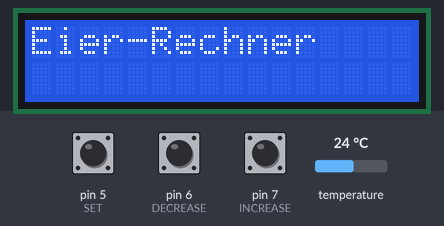
Bench run of a sketch on a simulated Arduino Uno, built with avr-gcc and run on an emulated ATmega328P. Shown: 16×2 character LCD. The test bench sets the inputs (shaded band); at power-on: pin 5 (SET) HIGH, pin 6 (DECREASE) HIGH, pin 7 (INCREASE) HIGH, temperature 24 °C.

Above: at 1.2 s.
1.3 s: pin 5 (SET) pulled LOW for 0.15 s
At 2.7 s:
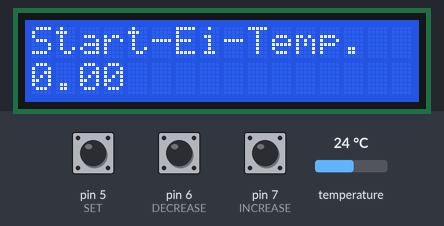
3.0 s: pin 5 (SET) pulled LOW for 1 s
At 4.5 s:
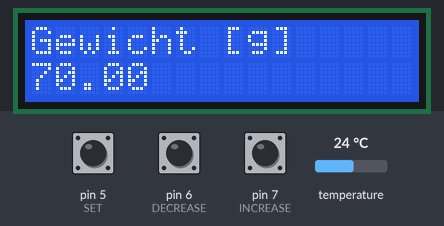
5.5 s: pin 5 (SET) pulled LOW for 0.15 s
At 6.6 s:
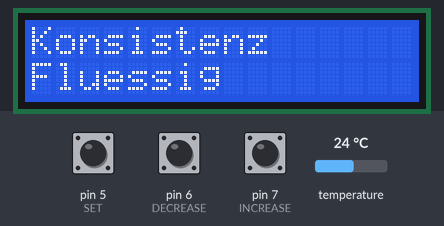
7.1 s: pin 6 (DECREASE) pulled LOW for 0.15 s
At 7.7 s:
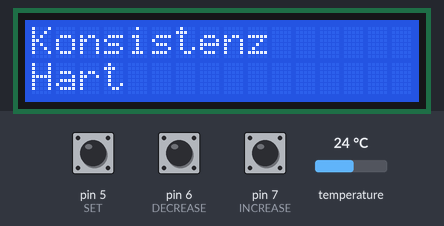
8.7 s: pin 6 (DECREASE) pulled LOW for 1 s
At 10.9 s:
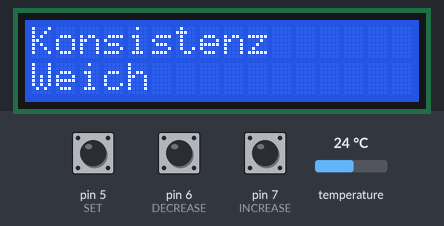
11.2 s: pin 5 (SET) pulled LOW for 3.2 s
At 15.1 s:
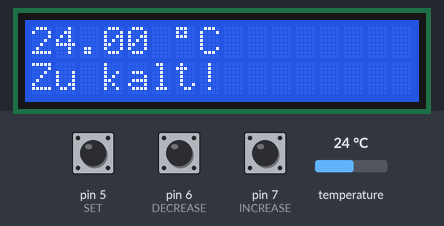
Timing chart, 0 to 16.6 s (numbered marks = the images above; inputs shaded):
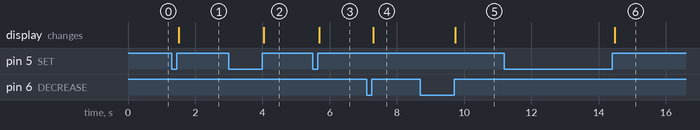

Measured:
- after the input at 1.3 s, the display: changes after 0.21 s (image 1)
- after the input at 3.0 s, the display: changes after 1.0 s (image 2)
- after the input at 5.5 s, the display: changes after 0.19 s (image 3)
- after the input at 7.1 s, the display: changes after 0.19 s (image 4)
- after the input at 8.7 s, the display: changes after 1.0 s (image 5)
- after the input at 11.2 s, the display: changes after 3.3 s (image 6)

The sketch:

eggculator.ino
```cpp
/*
Eier-Rechner

http://newton.ex.ac.uk/teaching/CDHW/egg/
http://www.eierfans.de/eirechner-wie-lange-eier-kochen/

PB, 20170813
*/
#include "Wire.h" // For I2C
#include "LCD.h"  // For LCD
#include "LiquidCrystal_I2C.h"
#include <Bounce2.h>
#include <OneWire.h>
#include <DallasTemperature.h>

#define SET 5
#define INCREASE 7
#define DECREASE 6
#define TEMP_BUS 8

// Set the pins on the I2C chip used for LCD connections
// ADDR,EN,R/W,RS,D4,D5,D6,D7
// Read the following article to find the address
// http://www.electroschematics.com/12459/arduino-i2c-lcd-backpack-introductory-tutorial/
LiquidCrystal_I2C lcd(0x3F,2,1,0,4,5,6,7);

// Prepare buttons
boolean SET_button = false, L_SET = false;
Bounce db_SET_button = Bounce();
boolean DECREASE_button = false, L_DECREASE = false;
Bounce db_DECREASE_button = Bounce();
boolean INCREASE_button = false, L_INCREASE = false;
Bounce db_INCREASE_button = Bounce();

// Variables
int mode = 0;
float m = 70;  // Mass of the egg in [g]
float T_water; // Water temperature [deg C]
float T_start; // User inputs
float L;       // Avg. heat capacity of an egg
float t;       // Required time in [minutes]
float t_sec;   // Fraction of t in [s]

float T_inside[3] = {62, 67, 82}; // Temperature required to achieve a certain texture
char* texture[3] = {"Fluessig        ", "Weich           ", "Hart           "}; // Texture strings
int texture_idx = 0; // Index of selected texture

unsigned long msecs; // Timestamp in [ms]

// Prepare temperature sensor
OneWire onewireTemp(TEMP_BUS);
DallasTemperature temp_sensor(&onewireTemp);


void setup()
{
  // Serial.begin(115200);

  // Avg. heat capacity of an egg
  L = (0.517 * 0.33) + (0.450 * 0.67);

  // Setup LCD module
  lcd.begin (16, 2); // 16 x 2 LCD module
  lcd.setBacklightPin(3, POSITIVE);
  lcd.setBacklight(HIGH);

  // Setup buttons
  pinMode(SET, INPUT_PULLUP);
  digitalWrite(SET, HIGH);
  db_SET_button.attach(SET);
  db_SET_button.interval(5);
  pinMode(DECREASE, INPUT_PULLUP);
  digitalWrite(DECREASE, HIGH);
  db_DECREASE_button.attach(DECREASE);
  db_DECREASE_button.interval(5);
  pinMode(INCREASE, INPUT_PULLUP);
  digitalWrite(INCREASE, HIGH);
  db_INCREASE_button.attach(INCREASE);
  db_INCREASE_button.interval(5);

  //Init temperature sensor
  temp_sensor.begin();
  // Reading a new value takes about 750 ms. To prevent this from blocking the user interface, don't wait for it.
  // Instead manually check whether 750 ms elapsed and update the display if true.
  temp_sensor.setWaitForConversion(false);
  msecs = millis();
}
void loop()
{
  // Poll buttons
  db_SET_button.update();
  SET_button = db_SET_button.rose();
  if(SET_button == true){
    L_SET = true;
    mode++;
    if(mode == 1){
      lcd.clear();
      lcd.home();
      lcd.print("Start-Ei-Temp.  ");
    }
    if(mode == 2){
      lcd.clear();
      lcd.home();
      lcd.print("Gewicht [g]     ");
    }
    if(mode == 3){
      lcd.clear();
      lcd.home();
      lcd.print("Konsistenz      ");
    }
    if(mode == 4){
      // mode 4 obsolete because the temperature is read by DS18b20-Sensor
      mode++;
      //lcd.clear();
      //lcd.home();
      //lcd.print("Wasser-Temp.    ");
    }
    if(mode == 5){
      lcd.clear();
      lcd.home();
      //lcd.print("Zeit [Min:Sec]  ");
    }
    if(mode == 6){
      mode = 0;
      lcd.clear();
      L_SET = false;
    }
  }
  db_DECREASE_button.update();
  DECREASE_button = db_DECREASE_button.rose();
  if(DECREASE_button == true){
    L_DECREASE = true;
  }
  db_INCREASE_button.update();
  INCREASE_button = db_INCREASE_button.rose();
  if(INCREASE_button == true){
    L_INCREASE = true;
  }

  // Handle individual modes
  // Start screen
  if(mode == 0){
    lcd.home();
    lcd.print("Eier-Rechner    ");
  }

  // Input start temperature of the egg
  if(mode == 1){
    if(L_DECREASE){
      L_DECREASE = false;
      T_start--;
    }
    if(L_INCREASE){
      L_INCREASE = false;
      T_start++;
    }
    lcd.setCursor (0,1);
    lcd.print(T_start);
  }

  // Input mass of the egg
  if(mode == 2){
    if(L_DECREASE){
      L_DECREASE = false;
      m--;
    }
    if(L_INCREASE){
      L_INCREASE = false;
      m++;
    }
    lcd.setCursor (0,1);
    lcd.print(m);
  }

  // Select desired texture
  if(mode == 3){
    if(L_DECREASE){
      L_DECREASE = false;
      if(texture_idx == 0){
        texture_idx = 2;
      }
      else{
        texture_idx--;
      }
    }
    if(L_INCREASE){
      L_INCREASE = false;
      if(texture_idx == 2){
        texture_idx = 0;
      }
      else{
        texture_idx++;
      }
    }
    lcd.setCursor (0,1);
    lcd.print(texture[texture_idx]);
  }

  // Ignored
  if(mode == 4){
    // Obsolete, see above
    if(L_DECREASE){
      L_DECREASE = false;
      T_water--;
    }
    if(L_INCREASE){
      L_INCREASE = false;
      T_water++;
    }
    if(T_water <= T_inside[texture_idx]){
      // Formula invalid if T_water is less or equal than T_inside
      T_water = T_inside[texture_idx]+1;
    }
    lcd.setCursor (0,1);
    lcd.print(T_water);
  }

  // Calculate and display result, update when 750 ms are over
  if(mode == 5){
    if(millis() - msecs > 750)
    {
      msecs = millis();
      temp_sensor.requestTemperatures();
      T_water = temp_sensor.getTempCByIndex(0);
      //Serial.println(T_water);
      t = L * pow(m, 0.67) * log(0.76 * (T_start - T_water) / (T_inside[texture_idx] - T_water));
      t_sec = (t - int(t)) * 60;
      lcd.home();
      lcd.print(T_water);
      lcd.setCursor(6,0);
      lcd.print((char)223); // Degree symbol
      lcd.print("C         ");
      lcd.setCursor(0,1);
      // Catch case when t == nan; Happens if the water is too cold, i.e. below the temperatures listed in T_inside
      if(isnan(t)){
        lcd.print("Zu kalt!        ");
      }
      else{
        if(int(t) < 10){lcd.print("0");}
        lcd.print(int(t));
        lcd.print(":");
        if(int(t_sec) < 10){lcd.print("0");}
        lcd.print(int(t_sec));
      }
    }
  }
}
```
